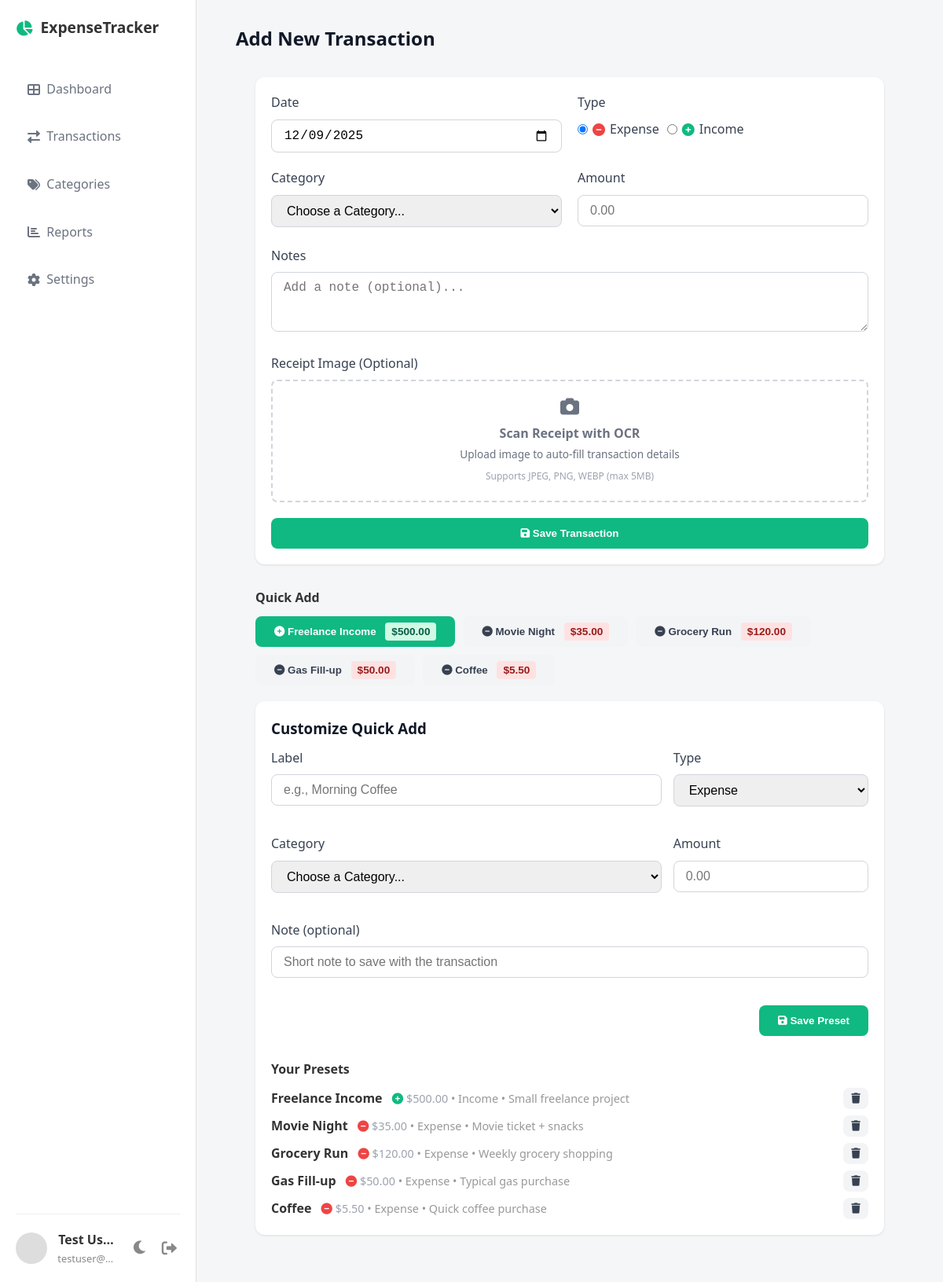
Page /TransactionEntryForm.php (signed in) on the committed database.
### tables this page shows
CREATE TABLE IF NOT EXISTS `quick_presets` (
  `id` INT UNSIGNED NOT NULL AUTO_INCREMENT,
  `user_id` INT UNSIGNED NOT NULL,
  `label` VARCHAR(60) NOT NULL,
  `type` ENUM('income','expense') NOT NULL DEFAULT 'expense',
  `amount` DECIMAL(10,2) NOT NULL,
  `category_id` INT UNSIGNED NULL,
  `note` VARCHAR(255) NULL,
  `created_at` TIMESTAMP NOT NULL DEFAULT CURRENT_TIMESTAMP,
  PRIMARY KEY (`id`),
  KEY `idx_qp_user` (`user_id`),
  CONSTRAINT `fk_qp_user` FOREIGN KEY (`user_id`) REFERENCES `users`(`id`) ON DELETE CASCADE,
  CONSTRAINT `fk_qp_category` FOREIGN KEY (`category_id`) REFERENCES `categories`(`id`) ON DELETE SET NULL
);

### includes/auth.php (called while the page is built, shortened)
<?php
function is_logged_in() {
    return !empty($_SESSION['user_id']);
}
function get_user_currency() {
    if (is_logged_in() && isset($_SESSION['user_currency'])) {
        return $_SESSION['user_currency'];
    }
    return 'USD';
}
function get_currency_symbol($currency = null) {
    if ($currency === null) {
        $currency = get_user_currency();
    }
    $symbols = [
        'USD' => '$',
        'EUR' => '€',
        'GBP' => '£',
        'MYR' => 'RM',
        'JPY' => '¥',
        'AUD' => 'A$',
        'CAD' => 'C$',
        'CHF' => 'CHF',
        'CNY' => '¥',
        'INR' => '₹',
        'SGD' => 'S$',
    ];
    return isset($symbols[$currency]) ? $symbols[$currency] : '$';
}
function e($str) {
    return htmlspecialchars((string)$str, ENT_QUOTES, 'UTF-8');
}
?>

### TransactionEntryForm.php (the view, shortened to what this page needs)
<?php
require_once __DIR__ . '/includes/auth.php';
$pdo = db();
$uid = (int)$_SESSION['user_id'];
try {
    $pdo->exec(
        "CREATE TABLE IF NOT EXISTS quick_presets (
            id INT UNSIGNED NOT NULL AUTO_INCREMENT,
            user_id INT UNSIGNED NOT NULL,
            label VARCHAR(60) NOT NULL,
            type ENUM('income','expense') NOT NULL DEFAULT 'expense',
            amount DECIMAL(10,2) NOT NULL,
            category_id INT UNSIGNED NULL,
            note VARCHAR(255) NULL,
            created_at TIMESTAMP NOT NULL DEFAULT CURRENT_TIMESTAMP,
            PRIMARY KEY (id),
            KEY idx_qp_user (user_id),
            CONSTRAINT fk_qp_user FOREIGN KEY (user_id) REFERENCES users(id) ON DELETE CASCADE,
            CONSTRAINT fk_qp_category FOREIGN KEY (category_id) REFERENCES categories(id) ON DELETE SET NULL
        ) ENGINE=InnoDB DEFAULT CHARSET=utf8mb4"
    );
} catch (Exception $e) {
}
$presets = [];
try {
    $ps = $pdo->prepare('SELECT id, label, type, amount, category_id, note FROM quick_presets WHERE user_id = ? ORDER BY created_at DESC, id DESC');
    $ps->execute([$uid]);
    $presets = $ps->fetchAll();
} catch (Exception $e) {
    $presets = [];
}
include 'includes/header.php';
?>
<header>
    <h2>Add New Transaction</h2>
</header>
<div class="card" style="max-width: 800px; margin: 0 auto;">
    <form action="TransactionEntryForm.php" method="POST">
        <div class="grid-2" style="grid-template-columns: 1fr 1fr; margin-bottom: 0;">
            <div class="form-group">
                <label>Date</label>
                <input type="date" name="date" value="<?php echo date('Y-m-d'); ?>" required>
            </div>
            <div class="form-group">
                <label>Type</label>
                <div style="display:flex; gap:10px; align-items:center;">
                    <label style="display:flex; align-items:center; gap:6px; cursor:pointer;">
                        <input type="radio" name="type" value="expense" checked onchange="updateCategoryOptions()">
                        <i class="fas fa-minus-circle" style="color:#ef4444;"></i> Expense
                    </label>
                    <label style="display:flex; align-items:center; gap:6px; cursor:pointer;">
                        <input type="radio" name="type" value="income" onchange="updateCategoryOptions()">
                        <i class="fas fa-plus-circle" style="color:#10b981;"></i> Income
                    </label>
                </div>
            </div>
        </div>
        <div class="grid-2" style="grid-template-columns: 1fr 1fr; margin-bottom: 0;">
            <div class="form-group">
                <label>Category</label>
                <select name="category" id="categorySelect" required>
                    <option value="">Choose a Category...</option>
                </select>
            </div>
            <div class="form-group">
                <label>Amount</label>
                <input type="number" name="amount" placeholder="0.00" step="0.01" required>
            </div>
        </div>
        <div class="form-group">
            <label>Notes</label>
            <textarea name="notes" id="notesInput" rows="3" placeholder="Add a note (optional)..."></textarea>
        </div>
        <div class="form-group">
            <label>Receipt Image (Optional)</label>
            <div id="receipt-upload-area" style="border: 2px dashed #d1d5db; padding: 20px; text-align: center; border-radius: 8px; color: #6b7280; cursor: pointer; transition: all 0.3s;">
                <i class="fas fa-camera" style="font-size: 24px; margin-bottom: 10px;"></i><br>
                <strong>Scan Receipt with OCR</strong><br>
                <span style="font-size: 0.85rem;">Upload image to auto-fill transaction details</span><br>
                <small style="font-size: 0.75rem; color: #9ca3af; margin-top: 5px; display: inline-block;">Supports JPEG, PNG, WEBP (max 5MB)</small>
            </div>
        </div>
        <button type="submit" class="btn btn-primary" style="width:100%;">
            <i class="fas fa-save"></i> Save Transaction
        </button>
    </form>
</div>
<div id="quick-add-section" style="max-width: 800px; margin: 30px auto;">
    <h4>Quick Add</h4>
    <div style="display: flex; flex-wrap: wrap; gap: 10px; margin-top: 10px;">
        <?php if (empty($presets)): ?>
            <div class="text-muted">No quick presets yet. Create one below.</div>
        <?php else: ?>
            <?php foreach ($presets as $p): ?>
                <form action="TransactionEntryForm.php" method="POST" style="margin:0;">
                    <?php $isInc = ($p['type'] === 'income'); ?>
                    <button class="btn <?php echo $isInc ? 'btn-primary' : 'btn-secondary'; ?>" style="width:auto;">
                        <i class="fas <?php echo $isInc ? 'fa-plus-circle' : 'fa-minus-circle'; ?>"></i>
                        <?php echo e($p['label']); ?>
                        <span class="badge <?php echo $isInc ? 'badge-income' : 'badge-expense'; ?>" style="margin-left:8px;"><?php echo get_currency_symbol(); ?><?php echo number_format($p['amount'],2); ?></span>
                    </button>
                </form>
            <?php endforeach; ?>
        <?php endif; ?>
    </div>
    <div class="card" style="margin-top:20px;">
        <h3 style="margin-bottom:10px;">Customize Quick Add</h3>
        <form action="TransactionEntryForm.php" method="POST" class="grid-2" style="grid-template-columns: 2fr 1fr; gap: 15px;">
            <div class="form-group">
                <label>Label</label>
                <input type="text" name="preset_label" placeholder="e.g., Morning Coffee" required>
            </div>
            <div class="form-group">
                <label>Type</label>
                <select name="preset_type" id="presetTypeSelect" onchange="updatePresetCategoryOptions();">
                    <option value="expense">Expense</option>
                </select>
            </div>
            <div class="form-group">
                <label>Category</label>
                <select name="preset_category" id="presetCategorySelect" required>
                    <option value="">Choose a Category...</option>
                </select>
            </div>
            <div class="form-group">
                <label>Amount</label>
                <input type="number" name="preset_amount" step="0.01" placeholder="0.00" required>
            </div>
            <div class="form-group" style="grid-column: 1 / -1;">
                <label>Note (optional)</label>
                <input type="text" name="preset_note" placeholder="Short note to save with the transaction">
            </div>
            <div style="grid-column: 1 / -1; text-align:right;">
                <button class="btn btn-primary" style="width:auto;">
                    <i class="fas fa-save"></i> Save Preset
                </button>
            </div>
        </form>
        <?php if (!empty($presets)): ?>
            <div class="mt-2">
                <h4 style="margin:10px 0;">Your Presets</h4>
                <div style="display:flex; flex-direction:column; gap:8px;">
                    <?php foreach ($presets as $p): ?>
                        <div style="display:flex; align-items:center; gap:10px;">
                            <div style="flex:1;">
                                <strong><?php echo e($p['label']); ?></strong>
                                <span class="text-muted" style="margin-left:8px; font-size:0.9rem;">
                                    <i class="fas <?php echo $p['type'] === 'income' ? 'fa-plus-circle' : 'fa-minus-circle'; ?>" style="color:<?php echo $p['type'] === 'income' ? '#10b981' : '#ef4444'; ?>;"></i>
                                    <?php echo get_currency_symbol(); ?><?php echo number_format($p['amount'],2); ?>
                                    <span style="color:#999;"> • <?php echo ucfirst($p['type']); ?></span>
                                    <?php if (!empty($p['note'])): ?><span style="color:#999;"> • <?php echo e($p['note']); ?></span><?php endif; ?>
                                </span>
                            </div>
                            <form action="TransactionEntryForm.php" method="POST" onsubmit="return confirm('Delete this preset?');" style="margin:0;">
                                <button class="btn btn-secondary" style="width:auto; padding:6px 10px;" title="Delete">
                                    <i class="fas fa-trash"></i>
                                </button>
                            </form>
                        </div>
                    <?php endforeach; ?>
                </div>
            </div>
        <?php endif; ?>
    </div>
</div>
<?php include 'includes/footer.php'; ?>

### styles_and_layout.css (style rules this page uses)
* { box-sizing: border-box; margin: 0; padding: 0; }
body { font-family: 'Segoe UI', Tahoma, Geneva, Verdana, sans-serif; background-color: #f4f6f8; color: #333; line-height: 1.6; display: flex; min-height: 100vh; }
h1, h2, h3 { color: #111827; }
header { display: flex; justify-content: space-between; align-items: center; margin-bottom: 30px; }
.card { background: white; border-radius: 12px; padding: 20px; box-shadow: 0 1px 3px rgba(0,0,0,0.1); }
.grid-2 { display: grid; grid-template-columns: 2fr 1fr; gap: 20px; margin-bottom: 30px; }
.form-group { margin-bottom: 20px; }
label { display: block; margin-bottom: 8px; font-weight: 500; color: #374151; }
input[type="text"], input[type="email"], input[type="password"], input[type="number"], input[type="date"], select, textarea { width: 100%; padding: 10px 15px; border: 1px solid #d1d5db; border-radius: 8px; font-size: 1rem; outline: none; }
.btn { display: inline-block; padding: 12px 24px; border-radius: 8px; border: none; cursor: pointer; font-weight: 600; text-align: center; text-decoration: none; transition: background 0.3s; }
.btn-primary { background-color: #10b981; color: white; width: 100%; }
.btn-secondary { background-color: #f3f4f6; color: #374151; }
.badge { padding: 4px 8px; border-radius: 4px; font-size: 0.85rem; }
.badge-expense { background: #fee2e2; color: #991b1b; }
.badge-income { background: #d1fae5; color: #065f46; }
.text-muted { color: #9ca3af; font-size: 0.9rem; }
.mt-2 { margin-top: 20px; }

### rows in the picture
quick_presets: label "Freelance Income", amount "500.00", type "Income", note "Small freelance project"
quick_presets: label "Movie Night", amount "35.00", type "Expense", note "Movie ticket + snacks"
quick_presets: label "Grocery Run", amount "120.00", type "Expense", note "Weekly grocery shopping"
quick_presets: label "Gas Fill-up", amount "50.00", type "Expense", note "Typical gas purchase"
quick_presets: label "Coffee", amount "5.50", type "Expense", note "Quick coffee purchase"

### other values in the picture
$cu['name'] ?: 'User' "Test User"
$cu['email'] ?: '' "testuser@…"
